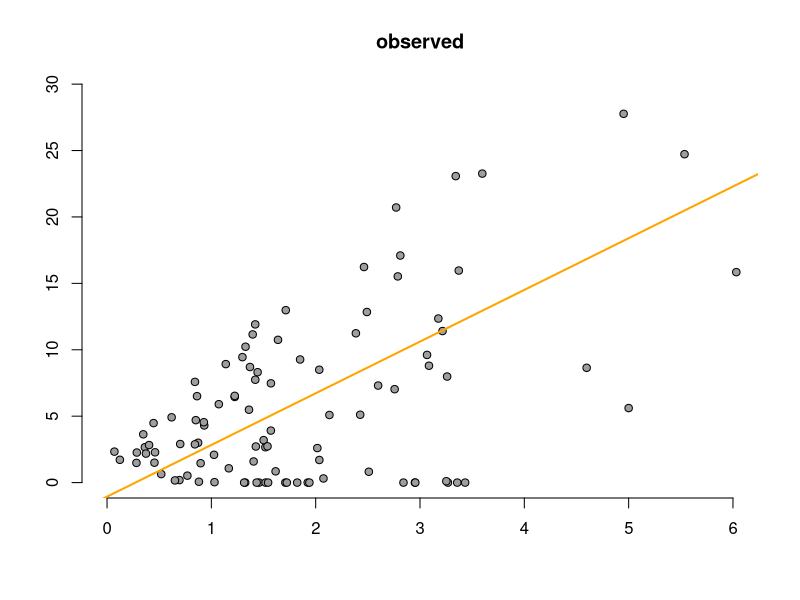
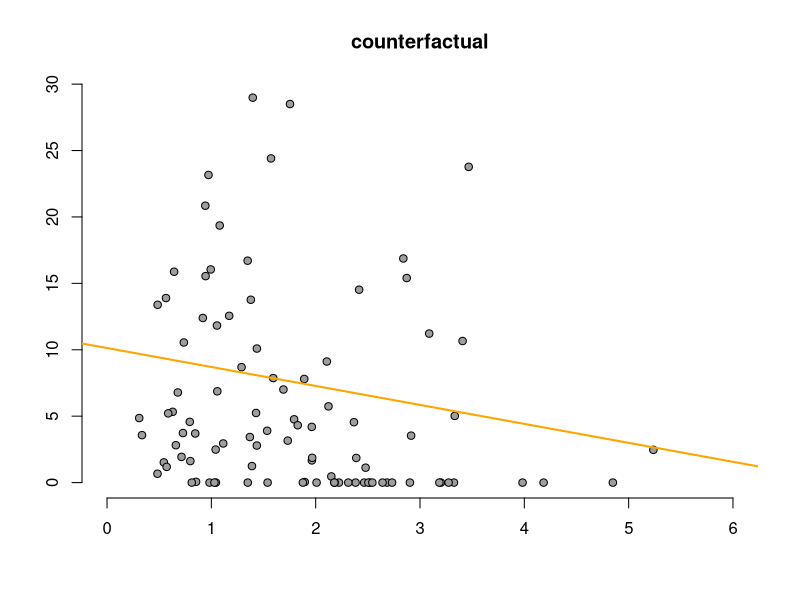

Reproduce these figures in R, in order.
######################################
#### Causal Inference - Experiments
######################################

####### #endogeneity Airline demand pricing simulation

yFun <- function(e,p){
     y = 2 + 10*e-3*p + rnorm(length(e),0,.1)
     y[y<0] <- 0
     return(y) }

e <- rgamma(100,1,1)

z <- rgamma(100,1,1)
pObserved <- e + z
pCounterfactual <- rgamma(100,2,1)

yObserved <- yFun(e, pObserved)
yCounterfactual <- yFun(e, pCounterfactual)

plot(pObserved, yObserved, xlim=c(0,6), ylim=c(0,29), pch=21, bg=8,
     xlab="", ylab="", 
     bty="n", main="observed")
# Add OLS line
abline(lm(yObserved ~ pObserved), col="orange", lwd=2)

# Plot generated data
plot(pCounterfactual, yCounterfactual, xlim=c(0,6), ylim=c(0,29), pch=21, bg=8,
     xlab="", ylab="", 
     bty="n", main="counterfactual")

# Add the OLS line to the plot
abline(lm(yCounterfactual ~ pCounterfactual), col="orange", lwd=2)

#### 2SLS
pReg <- lm(pObserved ~ z)
pHat <- predict(pReg, data.frame(z=z))
lin2SLS <- lm(yObserved ~ pHat)
summary(lin2SLS)

summary(lm(yObserved ~ pObserved)) #compare with OLS
